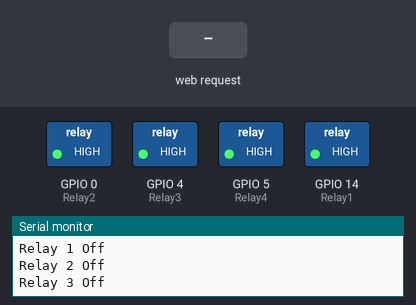
A sketch run on a simulated ESP8266 (NodeMCU). Parts: switched loads named in the sketch (green lamp = pin HIGH), the last lines printed to the serial monitor. The inputs (shaded band) are chosen by the test bench.

Above: at 2.3 s.
2.4 s: HTTP request GET /Straighton received
At 4.1 s:
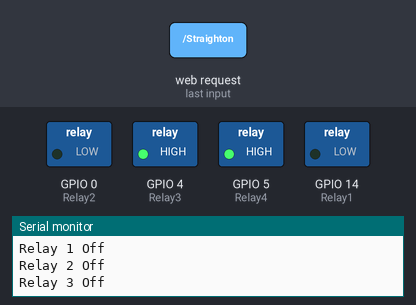
4.6 s: HTTP request GET /seedOn received
At 5.7 s:
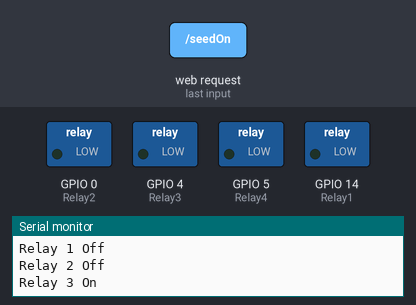
6.6 s: HTTP request GET / received
At 7.7 s:
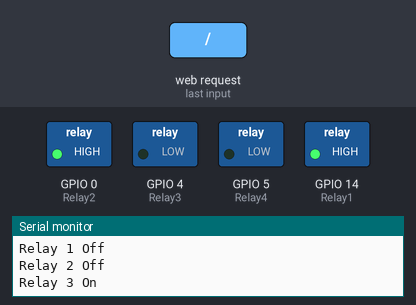
Timing chart, 0 to 9.6 s (numbered marks = the images above; inputs shaded):
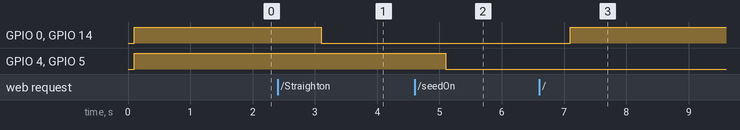

Measured:
- after the input at 2.4 s, GPIO 0 (Relay2), GPIO 14 (Relay1): HIGH → LOW after 0.70 s
- after the input at 4.6 s, GPIO 4 (Relay3), GPIO 5 (Relay4): HIGH → LOW after 0.50 s
- after the input at 6.6 s, GPIO 0 (Relay2), GPIO 14 (Relay1): LOW → HIGH after 0.50 s

The sketch:

Virtual_DOCTOR.ino
```cpp
#include <ESP8266WiFi.h>
#include <ESP8266WebServer.h>

/* Put your SSID & Password */
const char* ssid = "Virtual_Doctor";  // Enter SSID here
const char* password = "12345678";  //Enter Password here

/* Put IP Address details */
IPAddress local_ip(192,168,43,1);
IPAddress gateway(192,168,43,1);
IPAddress subnet(255,255,255,0);

ESP8266WebServer server(80);

uint8_t Relay4 = 5;
uint8_t Relay3 = 4;

uint8_t Relay2 = 0;
uint8_t Relay1 = 14;

// uint8_t Relay5 = 12;

bool Leftstatus = LOW;
bool Rightstatus = LOW;
bool Straightstatus = LOW;
bool Backstatus = LOW;
// bool irrgation = LOW;
// bool freetlizer = LOW;
// bool ploughing = LOW;


void setup() {
  // put your setup code here, to run once:

  Serial.begin(9600);

  WiFi.mode(WIFI_AP);
  WiFi.softAPConfig(local_ip, gateway, subnet);
  WiFi.softAP(ssid, password);
  Serial.println(WiFi.softAPIP());
  delay(100);

  server.on("/", handle_OnConnect);

  server.on("/Lefton", handle_Lefton);
  server.on("/Leftoff", handle_Leftoff);

  server.on("/Righton", handle_Righton);
  server.on("/Rightoff", handle_Rightoff);

  server.on("/Straighton", handle_Straighton);
  server.on("/Straightoff", handle_Straightoff);

  server.on("/seedOn", handle_seedon);
  server.on("/seedOff", handle_seedoff);

  // server.on("/irrigationon", handle_irrigationon);
  // server.on("/irrigationoff", handle_irrigationoff);

  // server.on("/fertilizeron", handle_fertilizerOn);
  // server.on("/fertilizeroff", handle_fertilizerOff);

  // server.on("/ploughingon", handle_ploughingOn);
  // server.on("/ploughingoff", handle_ploughingOff);

  server.begin();
  Serial.println("HTTP server started");

  pinMode(Relay1, OUTPUT);
  digitalWrite(Relay1, HIGH);

  pinMode(Relay2, OUTPUT);
  digitalWrite(Relay2, HIGH);

  pinMode(Relay3, OUTPUT);
  digitalWrite(Relay3, HIGH);

  pinMode(Relay4, OUTPUT);
  digitalWrite(Relay4, HIGH);

  // pinMode(Relay5, OUTPUT);
  // digitalWrite(Relay5, HIGH);

  delay(1000);

}


void loop() {
  // put your main code here, to run repeatedly:
  server.handleClient();


  if( Leftstatus )
  {
      digitalWrite(Relay1, LOW);
      digitalWrite(Relay2, HIGH);
      Serial.println("Relay 1 On");

  }
  else
  {
      digitalWrite(Relay1, HIGH);
      digitalWrite(Relay2, HIGH);
      Serial.println("Relay 1 Off");
  }

  if ( Rightstatus)
  {
     digitalWrite(Relay2, LOW);
     Serial.println("Relay 2 On");
  }
  else
  {
    digitalWrite(Relay2, HIGH);
    Serial.println("Relay 2 Off");
  }
  if (Straightstatus)
  {
    digitalWrite(Relay1, LOW);
    digitalWrite(Relay2, LOW);
  }
  else {
    digitalWrite(Relay2, HIGH);
    digitalWrite(Relay1, HIGH);
  }


  if( Backstatus)
  {
      digitalWrite(Relay3, LOW);
      digitalWrite(Relay4, LOW);
      Serial.println("Relay 3 On");
  }
  else
  {
      digitalWrite(Relay3, HIGH);
      digitalWrite(Relay4, HIGH);
      Serial.println("Relay 3 Off");
  }

  // if( irrgation )
  // {
  //     digitalWrite(Relay4, LOW);
  //     Serial.println("Relay 4 On");
  // }
  // else
  // {
  //      digitalWrite(Relay4, HIGH);
  //      Serial.println("Relay 4 Off");
  // }

  // if( freetlizer )
  // {
  //     digitalWrite(Relay5, LOW);
  //     Serial.println("Relay 5 On");
  // }
  // else
  // {
  //      digitalWrite(Relay5, HIGH);
  //      Serial.println("Relay 5 Off");
  // }


  delay(1000);

}

void handle_OnConnect() {

  Leftstatus = LOW;
  Rightstatus = LOW;
  Straightstatus = LOW;


  Serial.println("GPIO7 Status: OFF | GPIO6 Status: OFF");
  server.send(200, "text/html", SendHTML(Leftstatus, Rightstatus, Straightstatus, Backstatus));
}

void handle_Lefton() {
  Leftstatus = HIGH;
  Rightstatus = LOW;
  Straightstatus = LOW;

  Serial.println("GPIO7 Status: ON");
  server.send(200, "text/html", SendHTML(Leftstatus, Rightstatus, Straightstatus, Backstatus));
}

void handle_Leftoff() {

  Leftstatus = LOW;
  Rightstatus = LOW;
  Straightstatus = LOW;

  Serial.println("GPIO7 Status: OFF");
  server.send(200, "text/html", SendHTML(Leftstatus, Rightstatus, Straightstatus, Backstatus));

}

void handle_Righton() {
  Leftstatus = LOW;
  Rightstatus = HIGH;
  Straightstatus = LOW;

  Serial.println("GPIO7 Status: ON");
  server.send(200, "text/html", SendHTML(Leftstatus, Rightstatus, Straightstatus, Backstatus));
}

void handle_Rightoff() {

  Leftstatus = LOW;
  Rightstatus = LOW;
  Straightstatus = LOW;

  Serial.println("GPIO7 Status: OFF");
  server.send(200, "text/html", SendHTML(Leftstatus, Rightstatus, Straightstatus, Backstatus));

}

void handle_Straighton() {
  Leftstatus = LOW;
  Rightstatus = LOW;
  Straightstatus = HIGH;

  Serial.println("GPIO7 Status: ON");
  server.send(200, "text/html", SendHTML(Leftstatus, Rightstatus, Straightstatus, Backstatus));
}

void handle_Straightoff() {

  Leftstatus = LOW;
  Rightstatus = LOW;
  Straightstatus = LOW;

  Serial.println("GPIO7 Status: OFF");
  server.send(200, "text/html", SendHTML(Leftstatus, Rightstatus, Straightstatus, Backstatus));

}

void handle_seedon() {


  Backstatus = HIGH;

  Serial.println("GPIO7 Status: ON");
  server.send(200, "text/html", SendHTML(Leftstatus, Rightstatus, Straightstatus, Backstatus));
}

void handle_seedoff() {

  Backstatus = LOW;

  Serial.println("GPIO7 Status: OFF");
  server.send(200, "text/html", SendHTML(Leftstatus, Rightstatus, Straightstatus, Backstatus));

}


String SendHTML(uint8_t Leftstat,uint8_t Rightstat, uint8_t Straight,uint8_t Backstatus){
  String ptr = "<!DOCTYPE html> <html>\n";
  ptr +="<head><meta name=\"viewport\" content=\"width=device-width, initial-scale=1.0, user-scalable=no\">\n";
  ptr +="<title>LED Control</title>\n";
  ptr +="<style>html { font-family: Helvetica; display: inline-block; margin: 0px auto; text-align: center;}\n";
  ptr +="body{margin-top: 50px;} h1 {color: #444444;margin: 50px auto 30px;} h3 {color: #444444;margin-bottom: 50px;}\n";
  ptr +=".button {display: block;width: 80px;background-color: #1abc9c;border: none;color: white;padding: 13px 30px;text-decoration: none;font-size: 25px;margin: 0px auto 35px;cursor: pointer;border-radius: 4px;}\n";
  ptr +=".button-on {background-color: #1abc9c;}\n";
  ptr +=".button-on:active {background-color: #16a085;}\n";
  ptr +=".button-off {background-color: #34495e;}\n";
  ptr +=".button-off:active {background-color: #2c3e50;}\n";
  ptr +="p {font-size: 14px;color: #888;margin-bottom: 10px;}\n";
  ptr +="</style>\n";
  ptr +="</head>\n";
  ptr +="<body>\n";
  ptr +="<h1> VERTICAL GARDEN </h1>\n";

  // if( blnhum )
  // {
  //     blnhum = false;
  //     ptr +="<h3> HUMIDITY : 45 % </h1>\n";
  // }
  // else
  // {
  //     blnhum = true;
  //     ptr +="<h3> HUMIDITY : 35 % </h1>\n";
  // }

  // if( blntemp )
  // {
  //     blntemp = false;
  //     ptr +="<h3> TEMP : 35 C </h1>\n";
  // }
  // else
  // {
  //      blntemp = true;
  //      ptr +="<h3> TEMP : 36 C </h1>\n";
  // }


   if(Leftstat)
  {ptr +="<p>MOTOR: ON</p><a class=\"button button-off\" href=\"/Leftoff\">OFF</a>\n";}
  else
  {ptr +="<p>MOTOR: OFF</p><a class=\"button button-on\" href=\"/Lefton\">ON</a>\n";}

  if(Rightstat)
  {ptr +="<p>LIGHT: ON</p><a class=\"button button-off\" href=\"/Rightoff\">OFF</a>\n";}
  else
  {ptr +="<p>LIGHT: OFF</p><a class=\"button button-on\" href=\"/Righton\">ON</a>\n";}

   if(Straight)
  {ptr +="<p>M/L: ON</p><a class=\"button button-off\" href=\"/Straightoff\">OFF</a>\n";}
  else
  {ptr +="<p>M/L: OFF</p><a class=\"button button-on\" href=\"/Straighton\">ON</a>\n";}

   if(Backstatus)
  {ptr +="<p>Backstatus: ON</p><a class=\"button button-off\" href=\"/seedOff\">OFF</a>\n";}
  else
  {ptr +="<p>Backstatus: OFF</p><a class=\"button button-on\" href=\"/seedOn\">ON</a>\n";}

  //  if(irrgation)
  // {ptr +="<p>irrgation : ON </p><a class=\"button button-off\" href=\"/irrigationoff\">OFF</a>\n";}
  // else
  // {ptr +="<p>irrgation: OFF</p><a class=\"button button-on\" href=\"/irrigationon\">ON</a>\n";}

  //  if(freetlizer)
  // {ptr +="<p>freetlizer : ON </p><a class=\"button button-off\" href=\"/fertilizeroff\">OFF</a>\n";}
  // else
  // {ptr +="<p>freetlizer : OFF</p><a class=\"button button-on\" href=\"/fertilizeron\">ON</a>\n";}

  // if(ploughing)
  // {ptr +="<p>ploughing : ON </p><a class=\"button button-off\" href=\"/ploughingoff\">OFF</a>\n";}
  // else
  // {ptr +="<p>ploughing : OFF</p><a class=\"button button-on\" href=\"/ploughingon\">ON</a>\n";}

  ptr +="</body>\n";
  ptr +="</html>\n";
  return ptr;
}
```
